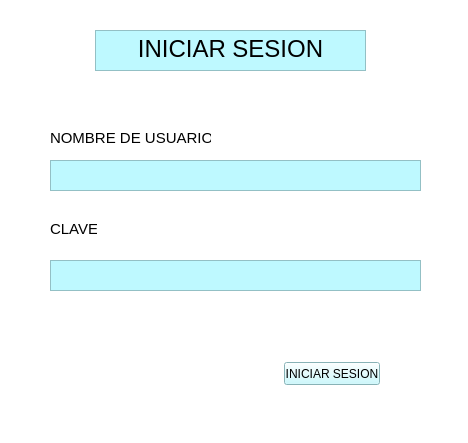
<?xml version="1.0" encoding="UTF-8"?>
<ui version="4.0">
 <class>win_iniciar_sesion</class>
 <widget class="QWidget" name="win_iniciar_sesion">
  <property name="geometry">
   <rect>
    <x>0</x>
    <y>0</y>
    <width>468</width>
    <height>443</height>
   </rect>
  </property>
  <property name="windowTitle">
   <string>win_iniciar_sesion</string>
  </property>
  <property name="styleSheet">
   <string notr="true">background-color: rgb(255, 255, 255);</string>
  </property>
  <widget class="QTextBrowser" name="text_iniciar_sesion">
   <property name="geometry">
    <rect>
     <x>95</x>
     <y>30</y>
     <width>271</width>
     <height>41</height>
    </rect>
   </property>
   <property name="styleSheet">
    <string notr="true">background-color:rgb(190, 249, 255)
</string>
   </property>
   <property name="html">
    <string>&lt;!DOCTYPE HTML PUBLIC &quot;-//W3C//DTD HTML 4.0//EN&quot; &quot;http://www.w3.org/TR/REC-html40/strict.dtd&quot;&gt;
&lt;html&gt;&lt;head&gt;&lt;meta name=&quot;qrichtext&quot; content=&quot;1&quot; /&gt;&lt;style type=&quot;text/css&quot;&gt;
p, li { white-space: pre-wrap; }
&lt;/style&gt;&lt;/head&gt;&lt;body style=&quot; font-family:'MS Shell Dlg 2'; font-size:8.25pt; font-weight:400; font-style:normal;&quot;&gt;
&lt;p align=&quot;center&quot; style=&quot; margin-top:0px; margin-bottom:0px; margin-left:0px; margin-right:0px; -qt-block-indent:0; text-indent:0px;&quot;&gt;&lt;span style=&quot; font-size:18pt;&quot;&gt;INICIAR SESION&lt;/span&gt;&lt;/p&gt;&lt;/body&gt;&lt;/html&gt;</string>
   </property>
  </widget>
  <widget class="QTextEdit" name="txt_nom_usuario">
   <property name="geometry">
    <rect>
     <x>50</x>
     <y>160</y>
     <width>371</width>
     <height>31</height>
    </rect>
   </property>
   <property name="styleSheet">
    <string notr="true">background-color:rgb(190, 249, 255)
</string>
   </property>
   <property name="html">
    <string>&lt;!DOCTYPE HTML PUBLIC &quot;-//W3C//DTD HTML 4.0//EN&quot; &quot;http://www.w3.org/TR/REC-html40/strict.dtd&quot;&gt;
&lt;html&gt;&lt;head&gt;&lt;meta name=&quot;qrichtext&quot; content=&quot;1&quot; /&gt;&lt;style type=&quot;text/css&quot;&gt;
p, li { white-space: pre-wrap; }
&lt;/style&gt;&lt;/head&gt;&lt;body style=&quot; font-family:'MS Shell Dlg 2'; font-size:8.25pt; font-weight:400; font-style:normal;&quot;&gt;
&lt;p align=&quot;center&quot; style=&quot;-qt-paragraph-type:empty; margin-top:0px; margin-bottom:0px; margin-left:0px; margin-right:0px; -qt-block-indent:0; text-indent:0px;&quot;&gt;&lt;br /&gt;&lt;/p&gt;&lt;/body&gt;&lt;/html&gt;</string>
   </property>
  </widget>
  <widget class="QLabel" name="lb_nom_usuario">
   <property name="geometry">
    <rect>
     <x>50</x>
     <y>130</y>
     <width>161</width>
     <height>16</height>
    </rect>
   </property>
   <property name="font">
    <font>
     <pointsize>11</pointsize>
    </font>
   </property>
   <property name="text">
    <string>NOMBRE DE USUARIO:</string>
   </property>
  </widget>
  <widget class="QLabel" name="lb_clave">
   <property name="geometry">
    <rect>
     <x>50</x>
     <y>220</y>
     <width>47</width>
     <height>18</height>
    </rect>
   </property>
   <property name="font">
    <font>
     <pointsize>11</pointsize>
    </font>
   </property>
   <property name="text">
    <string>CLAVE:</string>
   </property>
  </widget>
  <widget class="QTextEdit" name="txt_clave">
   <property name="geometry">
    <rect>
     <x>50</x>
     <y>260</y>
     <width>371</width>
     <height>31</height>
    </rect>
   </property>
   <property name="styleSheet">
    <string notr="true">background-color:rgb(190, 249, 255)
</string>
   </property>
  </widget>
  <widget class="QPushButton" name="btn_iniciar_sesion">
   <property name="geometry">
    <rect>
     <x>284</x>
     <y>362</y>
     <width>96</width>
     <height>23</height>
    </rect>
   </property>
   <property name="font">
    <font>
     <pointsize>9</pointsize>
    </font>
   </property>
   <property name="styleSheet">
    <string notr="true">background-color:rgb(190, 249, 255)
</string>
   </property>
   <property name="text">
    <string>INICIAR SESION</string>
   </property>
  </widget>
 </widget>
 <resources/>
 <connections/>
</ui>
